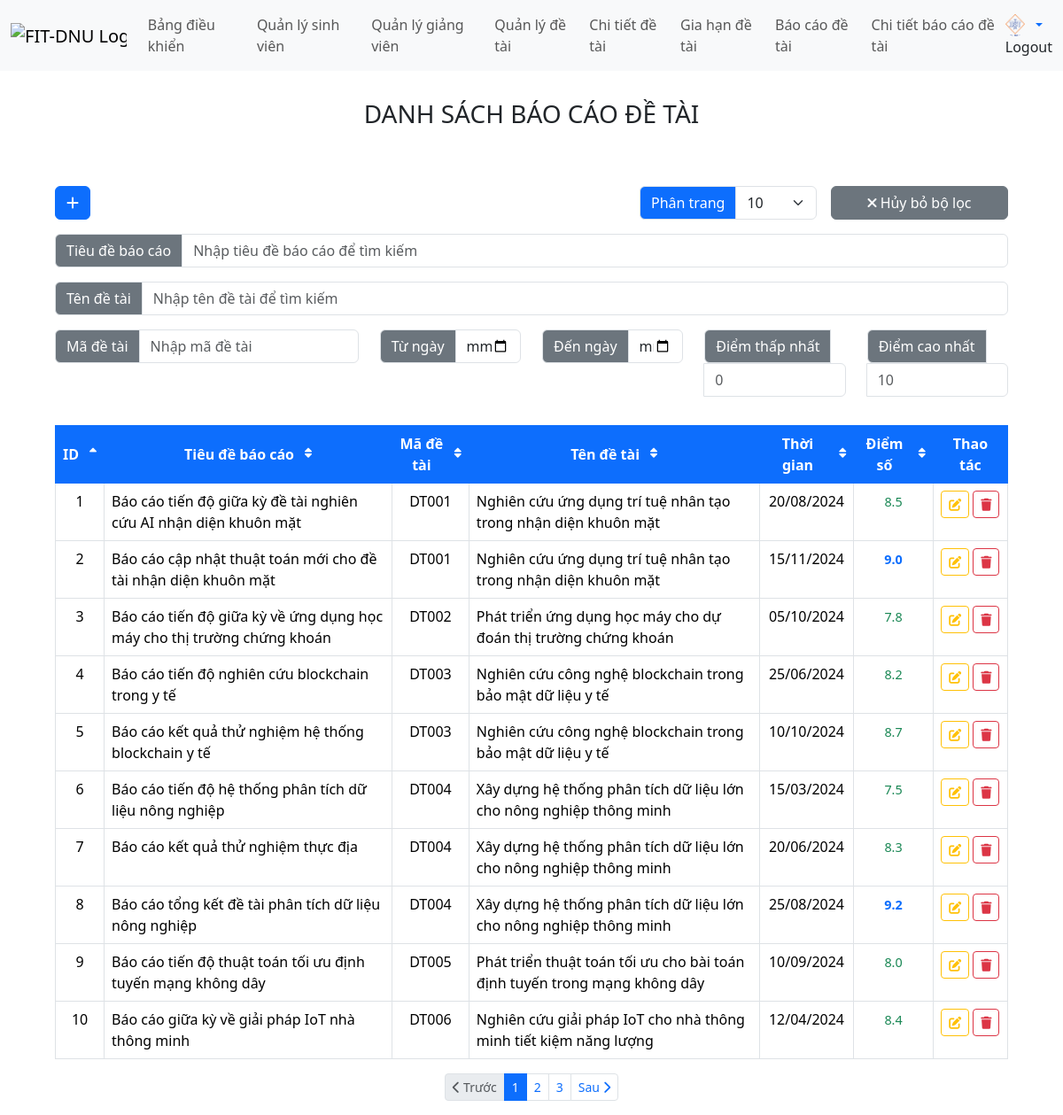
/views/project_presentations.php (signed in), run on the app's committed database.
### tables this page shows
CREATE TABLE project_presentations (
    id INT NOT NULL AUTO_INCREMENT,
    title NVARCHAR(250) NOT NULL,
    project_id INT NOT NULL,
    time DATETIME NOT NULL,
    score FLOAT CHECK (score >= 0),
    PRIMARY KEY (id),
    FOREIGN KEY (project_id) REFERENCES projects(id) ON DELETE CASCADE
);

CREATE TABLE projects (
    id INT NOT NULL AUTO_INCREMENT,
    project_code VARCHAR(15) NOT NULL UNIQUE,
    project_name NVARCHAR(250) NOT NULL UNIQUE,
    date_created DATETIME NOT NULL,
    date_start DATE NOT NULL,
    date_finish DATE NOT NULL,
    status ENUM('Not started', 'In progress', 'Completed', 'Canceled', 'Pending extension') NOT NULL,
    number_extension INT NOT NULL DEFAULT 2 CHECK (number_extension >= 0),
    uuid VARCHAR(255) NOT NULL UNIQUE,
    file MEDIUMBLOB NOT NULL,
    PRIMARY KEY (id),
    INDEX idx_uuid (uuid),
    CONSTRAINT check_dates CHECK (date_finish >= date_start)
);

### views/project_presentations.php (the view, shortened to what the rows shown need)
<?php
require_once __DIR__ . '/../functions/project_presentations_functions.php';
$limit = isset($_GET['limit']) ? $_GET['limit'] : 10;
if ($limit === 'all') {
    $limit = 'all';
} else {
    $limit = (int)$limit;
}
$page = isset($_GET['page']) ? (int)$_GET['page'] : 1;
$searchProjectName = isset($_GET['search_project_name']) ? trim($_GET['search_project_name']) : '';
$searchProjectCode = isset($_GET['search_project_code']) ? trim($_GET['search_project_code']) : '';
$searchTitle = isset($_GET['search_title']) ? trim($_GET['search_title']) : '';
$searchTimeStart = isset($_GET['search_time_start']) ? trim($_GET['search_time_start']) : '';
$searchTimeEnd = isset($_GET['search_time_end']) ? trim($_GET['search_time_end']) : '';
$searchScoreMin = isset($_GET['search_score_min']) ? trim($_GET['search_score_min']) : '';
$searchScoreMax = isset($_GET['search_score_max']) ? trim($_GET['search_score_max']) : '';
$sortField = isset($_SESSION['project_presentations_sort_field']) ? $_SESSION['project_presentations_sort_field'] : 'id';
$sortOrder = isset($_SESSION['project_presentations_sort_order']) ? $_SESSION['project_presentations_sort_order'] : 'asc';
function getSortIcon($field, $currentSortField, $currentSortOrder) {
    if ($field === $currentSortField) {
        return $currentSortOrder === 'asc'
            ? '<i class="fas fa-sort-up"></i>'
            : '<i class="fas fa-sort-down"></i>';
    }
    return '<i class="fas fa-sort"></i>';
}
function getNextSortOrder($field, $currentSortField, $currentSortOrder) {
    if ($field === $currentSortField) {
        return $currentSortOrder === 'asc' ? 'desc' : 'asc';
    }
    return 'asc';
}
function buildSortUrl($field, $sortField, $sortOrder, $page, $limit, $searchProjectName = '', $searchProjectCode = '', $searchTitle = '', $searchTimeStart = '', $searchTimeEnd = '', $searchScoreMin = '', $searchScoreMax = '') {
    $params = [
        'page' => $page,
        'sort_field' => $field,
        'sort_order' => getNextSortOrder($field, $sortField, $sortOrder),
        'limit' => $limit
    ];
    return 'project_presentations.php?' . http_build_query($params);
}
include __DIR__ . '/header.php';
?>
<body>
    <?php include './menu.php'; ?>
    <div class="container-fluid">
        <div class="row">
            <div class="col-md-11 mx-auto mt-3">
                <br>
                <br>
        <table class="table table-bordered">
            <thead>
                <tr>
                    <th scope="col" class="text-center">
                        <a href="<?= buildSortUrl('id', $sortField, $sortOrder, $page, $limit, $searchProjectName, $searchProjectCode, $searchTitle, $searchTimeStart, $searchTimeEnd, $searchScoreMin, $searchScoreMax) ?>">
                            ID <?= getSortIcon('id', $sortField, $sortOrder) ?>
                        </a>
                    </th>
                    <th scope="col" class="text-center">
                        <a href="<?= buildSortUrl('title', $sortField, $sortOrder, $page, $limit, $searchProjectName, $searchProjectCode, $searchTitle, $searchTimeStart, $searchTimeEnd, $searchScoreMin, $searchScoreMax) ?>">
                            Tiêu đề báo cáo <?= getSortIcon('title', $sortField, $sortOrder) ?>
                        </a>
                    </th>
                    <th scope="col" class="text-center">
                        <a href="<?= buildSortUrl('project_code', $sortField, $sortOrder, $page, $limit, $searchProjectName, $searchProjectCode, $searchTitle, $searchTimeStart, $searchTimeEnd, $searchScoreMin, $searchScoreMax) ?>">
                            Mã đề tài <?= getSortIcon('project_code', $sortField, $sortOrder) ?>
                        </a>
                    </th>
                    <th scope="col" class="text-center">
                        <a href="<?= buildSortUrl('project_name', $sortField, $sortOrder, $page, $limit, $searchProjectName, $searchProjectCode, $searchTitle, $searchTimeStart, $searchTimeEnd, $searchScoreMin, $searchScoreMax) ?>">
                            Tên đề tài <?= getSortIcon('project_name', $sortField, $sortOrder) ?>
                        </a>
                    </th>
                    <th scope="col" class="text-center">
                        <a href="<?= buildSortUrl('time', $sortField, $sortOrder, $page, $limit, $searchProjectName, $searchProjectCode, $searchTitle, $searchTimeStart, $searchTimeEnd, $searchScoreMin, $searchScoreMax) ?>">
                            Thời gian <?= getSortIcon('time', $sortField, $sortOrder) ?>
                        </a>
                    </th>
                    <th scope="col" class="text-center">
                        <a href="<?= buildSortUrl('score', $sortField, $sortOrder, $page, $limit, $searchProjectName, $searchProjectCode, $searchTitle, $searchTimeStart, $searchTimeEnd, $searchScoreMin, $searchScoreMax) ?>">
                            Điểm số <?= getSortIcon('score', $sortField, $sortOrder) ?>
                        </a>
                    </th>
                    <th scope="col" class="text-center">Thao tác</th>
                </tr>
            </thead>
            <tbody>
                <?php
                require '../handle/project_presentations_process.php';
                $hasSearch = !empty($searchProjectName) || !empty($searchProjectCode) || !empty($searchTitle) || !empty($searchTimeStart) || !empty($searchTimeEnd) || ($searchScoreMin !== '' && $searchScoreMin !== null) || ($searchScoreMax !== '' && $searchScoreMax !== null);
                if ($hasSearch) {
                    $paginationData = searchProjectPresentationsWithPagination($page, $limit, $sortField, $sortOrder, $searchProjectName, $searchProjectCode, $searchTitle, $searchTimeStart, $searchTimeEnd, $searchScoreMin, $searchScoreMax);
                } else {
                    $paginationData = getProjectPresentationsWithPagination($page, $limit, $sortField, $sortOrder);
                }
                $presentations = $paginationData['presentations'];
                function getScoreTextClass($score) {
                    $score = floatval($score);
                    if ($score >= 9.0 && $score <= 10.0) {
                        return 'score-excellent';
                    } elseif ($score >= 7.0 && $score < 9.0) {
                        return 'score-good';
                    } elseif ($score < 7.0) {
                        return 'score-poor';
                    } else {
                        return 'score-text';
                    }
                }
                foreach($presentations as $index => $presentation){
                ?>
                    <tr>
                        <td class="text-center"><?= $presentation["id"] ?></td>
                        <td><?= htmlspecialchars($presentation["title"]) ?></td>
                        <td class="text-center"><?= htmlspecialchars($presentation["project_code"]) ?></td>
                        <td><?= htmlspecialchars($presentation["project_name"]) ?></td>
                        <td class="text-center"><?= date('d/m/Y', strtotime($presentation["time"])) ?></td>
                        <td class="text-center">
                            <?php if ($presentation["score"] !== null && $presentation["score"] !== ''): ?>
                                <span class="score-text <?= getScoreTextClass($presentation["score"]) ?>">
                                    <?= number_format($presentation["score"], 1) ?>
                                </span>
                            <?php else: ?>
                                <span class="score-text score-none ">
                     </span></span>               ...
                                </span>
                            <?php endif; ?>
                        </td>
                        <td class="text-center">
                            <div class="d-flex gap-1 justify-content-center">
                                <a href="project_presentations/edit_project_presentations.php?id=<?= $presentation["id"] ?>" class="btn btn-warning btn-sm"><i class="fas fa-edit"></i></a>
                                <a href="../handle/project_presentations_process.php?action=delete&id=<?= $presentation["id"] ?>"
                                   class="btn btn-danger btn-sm"
                                   onclick="return confirm('Bạn có chắc chắn muốn xóa báo cáo này?')">
                                    <i class="fas fa-trash"></i>
                                </a>
                            </div>
                        </td>
                    </tr>
                <?php } ?>
            </tbody>
        </table>
    </div>
            </div>
        </div>
</body>
</html>

### data on the page
project_presentations: id "1", title "Báo cáo tiến độ giữa kỳ đề tài nghiên cứu AI nhận diện khuôn mặt", project.project_code "DT001", project.project_name "Nghiên cứu ứng dụng trí tuệ nhân tạo trong nhận diện khuôn mặt", time "20/08/2024", score "8.5"
project_presentations: id "2", title "Báo cáo cập nhật thuật toán mới cho đề tài nhận diện khuôn mặt", project.project_code "DT001", project.project_name "Nghiên cứu ứng dụng trí tuệ nhân tạo trong nhận diện khuôn mặt", time "15/11/2024", score "9.0"
project_presentations: id "3", title "Báo cáo tiến độ giữa kỳ về ứng dụng học máy cho thị trường chứng khoán", project.project_code "DT002", project.project_name "Phát triển ứng dụng học máy cho dự đoán thị trường chứng khoán", time "05/10/2024", score "7.8"
project_presentations: id "4", title "Báo cáo tiến độ nghiên cứu blockchain trong y tế", project.project_code "DT003", project.project_name "Nghiên cứu công nghệ blockchain trong bảo mật dữ liệu y tế", time "25/06/2024", score "8.2"
project_presentations: id "5", title "Báo cáo kết quả thử nghiệm hệ thống blockchain y tế", project.project_code "DT003", project.project_name "Nghiên cứu công nghệ blockchain trong bảo mật dữ liệu y tế", time "10/10/2024", score "8.7"
project_presentations: id "6", title "Báo cáo tiến độ hệ thống phân tích dữ liệu nông nghiệp", project.project_code "DT004", project.project_name "Xây dựng hệ thống phân tích dữ liệu lớn cho nông nghiệp thông minh", time "15/03/2024", score "7.5"
project_presentations: id "7", title "Báo cáo kết quả thử nghiệm thực địa", project.project_code "DT004", project.project_name "Xây dựng hệ thống phân tích dữ liệu lớn cho nông nghiệp thông minh", time "20/06/2024", score "8.3"
project_presentations: id "8", title "Báo cáo tổng kết đề tài phân tích dữ liệu nông nghiệp", project.project_code "DT004", project.project_name "Xây dựng hệ thống phân tích dữ liệu lớn cho nông nghiệp thông minh", time "25/08/2024", score "9.2"
project_presentations: id "9", title "Báo cáo tiến độ thuật toán tối ưu định tuyến mạng không dây", project.project_code "DT005", project.project_name "Phát triển thuật toán tối ưu cho bài toán định tuyến trong mạng không dây", time "10/09/2024", score "8.0"
project_presentations: id "10", title "Báo cáo giữa kỳ về giải pháp IoT nhà thông minh", project.project_code "DT006", project.project_name "Nghiên cứu giải pháp IoT cho nhà thông minh tiết kiệm năng lượng", time "12/04/2024", score "8.4"
